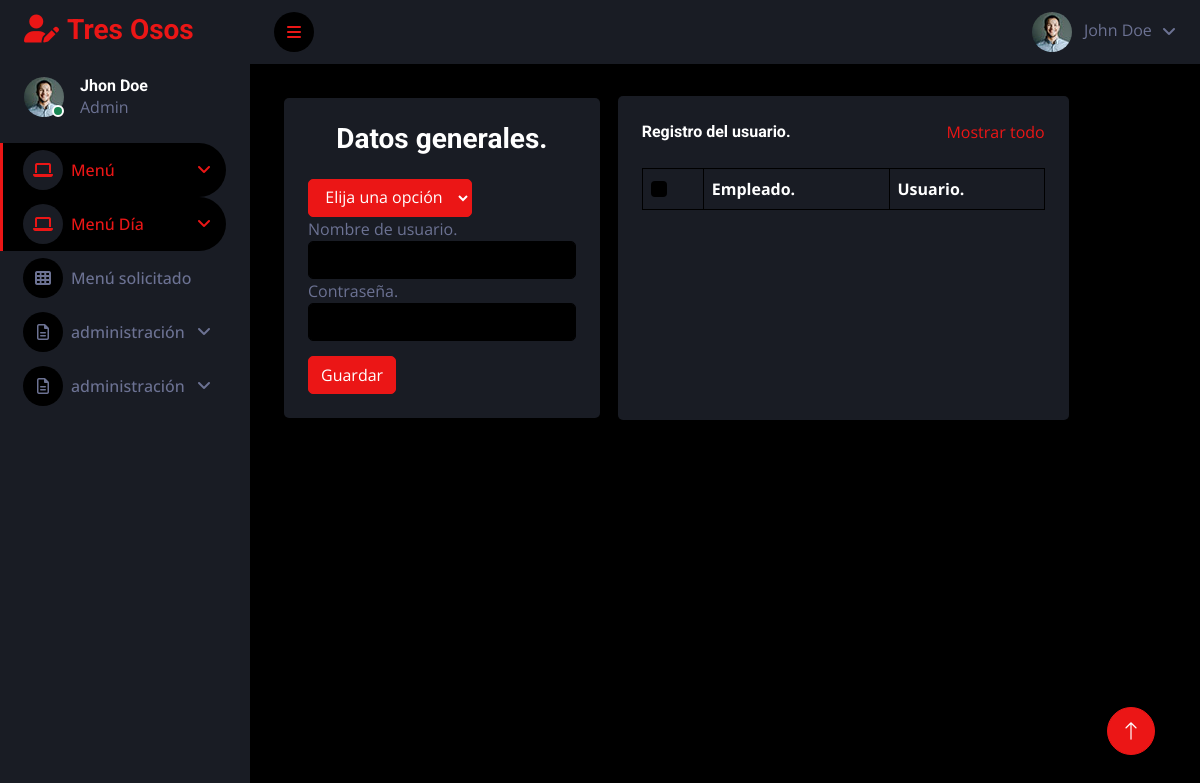
Page /usuario on the earlier database version.
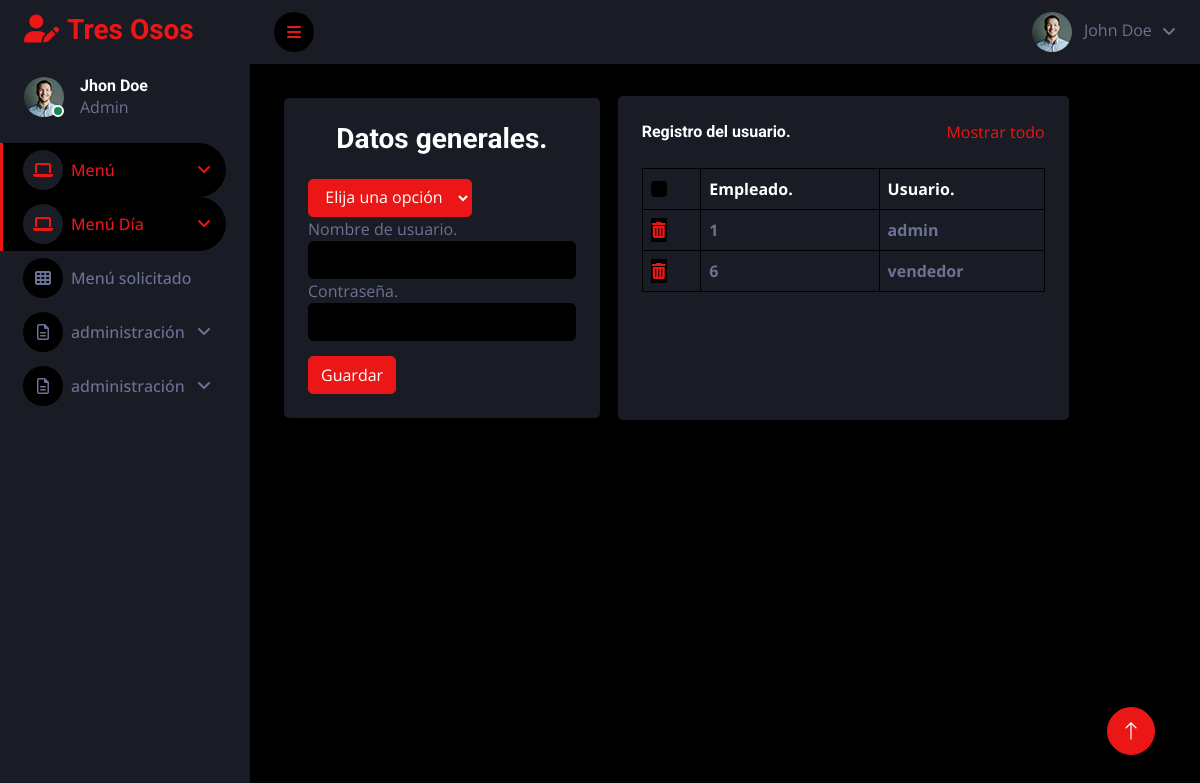
Same page on the later database version.
### tables this page shows
CREATE TABLE usuario 
(
id INTEGER NOT NULL,
id_emp INTEGER NOT NULL,
username TEXT NOT NULL,
pass TEXT NOT NULL,
PRIMARY KEY (id),
FOREIGN key (id_emp) REFERENCES empleado(id)
);

### app.py (the view)
@app.route("/usuario", methods=["GET", "POST"])
def usuario():
    if request.method == "POST":
        registro = request.form.get("id_emp")
        usuario = request.form.get("username")
        contraseña = request.form.get("pass")
        db.execute("INSERT INTO usuario(id_emp,username, pass) values(?,?,?)",registro,usuario,contraseña)
        return redirect("/usuario")
    else:
        vista = db.execute("SELECT * FROM usuario")
        print(vista)
        usuario = db.execute("SELECT *FROM empleado")
        return render_template("usuario.html",usuario=usuario, vista=vista)

### templates/usuario.html (shortened to what this page needs)
{% extends 'layout.html' %}
{% block contenido %}
<div class="container-fluid">
	<div class="row">
		<div class="col-md-6 col-md-6 bg-secondary rounded p-4" style="width: 35%;margin: 10px;">
			<h3 class="text-center">
			     Datos generales.
			</h3>
			<form role="form" method="POST" action="/usuario">
				<div class="row">
					<div class="col-md-12">
						<select name="id_emp" class="btn btn-primary" style="margin-top: 15px;">
							<option selected>Elija una opción</option>
						</select>
					</div>
				</div>
				<div class="form-group">
					<label for="u_nombre">
						Nombre de usuario.
					</label>
					<input type="Apellido" class="form-control" id="apellido" name="username"/>
				</div>
				<div class="form-group">
					<label for="u_pass">
						Contraseña.
					</label>
					<input type="Direccion" class="form-control" id="direccion" name="pass"/>
				</div>
				<button type="submit" class="btn btn-primary" style="margin-top: 15px;">
					Guardar
				</button>
			</form>
		</div>
		<div class="bg-secondary text-center rounded p-4" style="width: 50%; margin: 8px;">
        <div class="d-flex align-items-center justify-content-between mb-4">
            <h6 class="mb-0"><font style="vertical-align: inherit;"><font style="vertical-align: inherit;">Registro del usuario. </font></font></h6>
            <a href=""><font style="vertical-align: inherit;"><font style="vertical-align: inherit;">Mostrar todo</font></font></a>
        </div>
        <div class="table-responsive">
            <table class="table text-start align-middle table-bordered table-hover mb-0">
                <thead>
                    <tr class="text-white">
                        <th scope="col"><input class="form-check-input" type="checkbox"></th>
                        <th scope="col"><font style="vertical-align: inherit;"><font style="vertical-align: inherit;">Empleado.</font></font></th>
                        <th scope="col"><font style="vertical-align: inherit;"><font style="vertical-align: inherit;">Usuario.</font></font></th>
                    </tr>
                </thead>
                <tbody>
					{% for vista in vista %}
						<tr>
						  <th><a class="form-check-input" type="submit" href="/persona_eliminar/{{ vista.id }}"><i class="fa-solid fa-trash-can"></i></a></th>
						  <th>{{vista.id_emp}}</th>
						  <th>{{vista.username}}</th>
						</tr>
					{% endfor %}
                </tbody>
            </table>
        </div>
    </div>
	</div>
</div>
{% endblock %}

Differences in the rows shown:
added usuario: id_emp "1", username "admin"
added usuario: id_emp "6", username "vendedor"
